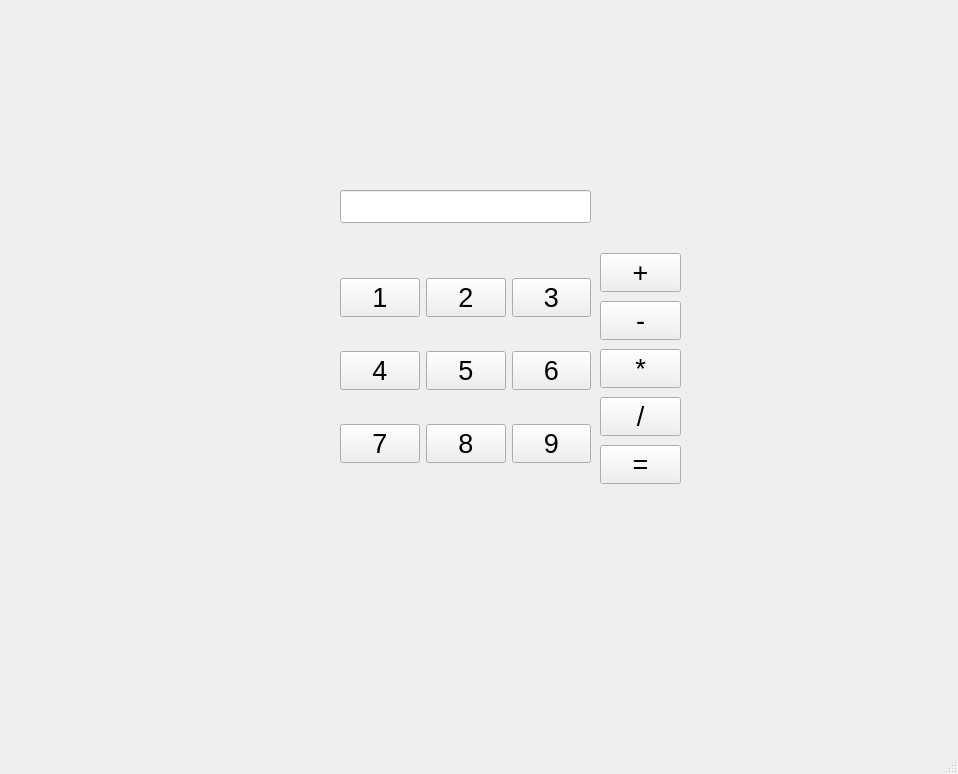
<?xml version="1.0" encoding="UTF-8"?>
<ui version="4.0">
 <class>MainWindow</class>
 <widget class="QMainWindow" name="MainWindow">
  <property name="geometry">
   <rect>
    <x>0</x>
    <y>0</y>
    <width>958</width>
    <height>774</height>
   </rect>
  </property>
  <property name="windowTitle">
   <string>MainWindow</string>
  </property>
  <widget class="QWidget" name="centralwidget">
   <widget class="CardWidget" name="CardWidget">
    <property name="geometry">
     <rect>
      <x>300</x>
      <y>100</y>
      <width>411</width>
      <height>521</height>
     </rect>
    </property>
    <widget class="QWidget" name="gridLayoutWidget">
     <property name="geometry">
      <rect>
       <x>40</x>
       <y>150</y>
       <width>251</width>
       <height>241</height>
      </rect>
     </property>
     <layout class="QGridLayout" name="gridLayout">
      <item row="3" column="1">
       <widget class="PushButton" name="PushButton_5">
        <property name="font">
         <font>
          <pointsize>20</pointsize>
          <weight>50</weight>
          <bold>false</bold>
         </font>
        </property>
        <property name="text">
         <string>8</string>
        </property>
       </widget>
      </item>
      <item row="2" column="0">
       <widget class="PushButton" name="PushButton_6">
        <property name="font">
         <font>
          <pointsize>20</pointsize>
          <weight>50</weight>
          <bold>false</bold>
         </font>
        </property>
        <property name="text">
         <string>4</string>
        </property>
       </widget>
      </item>
      <item row="1" column="0">
       <widget class="PushButton" name="PushButton">
        <property name="font">
         <font>
          <pointsize>20</pointsize>
          <weight>50</weight>
          <bold>false</bold>
         </font>
        </property>
        <property name="text">
         <string>1</string>
        </property>
       </widget>
      </item>
      <item row="3" column="2">
       <widget class="PushButton" name="PushButton_4">
        <property name="font">
         <font>
          <pointsize>20</pointsize>
          <weight>50</weight>
          <bold>false</bold>
         </font>
        </property>
        <property name="text">
         <string>9</string>
        </property>
       </widget>
      </item>
      <item row="2" column="2">
       <widget class="PushButton" name="PushButton_9">
        <property name="font">
         <font>
          <pointsize>20</pointsize>
          <weight>50</weight>
          <bold>false</bold>
         </font>
        </property>
        <property name="text">
         <string>6</string>
        </property>
       </widget>
      </item>
      <item row="3" column="0">
       <widget class="PushButton" name="PushButton_2">
        <property name="font">
         <font>
          <pointsize>20</pointsize>
          <weight>50</weight>
          <bold>false</bold>
         </font>
        </property>
        <property name="text">
         <string>7</string>
        </property>
       </widget>
      </item>
      <item row="2" column="1">
       <widget class="PushButton" name="PushButton_8">
        <property name="font">
         <font>
          <pointsize>20</pointsize>
          <weight>50</weight>
          <bold>false</bold>
         </font>
        </property>
        <property name="text">
         <string>5</string>
        </property>
       </widget>
      </item>
      <item row="1" column="1">
       <widget class="PushButton" name="PushButton_3">
        <property name="font">
         <font>
          <pointsize>20</pointsize>
          <weight>50</weight>
          <bold>false</bold>
         </font>
        </property>
        <property name="text">
         <string>2</string>
        </property>
       </widget>
      </item>
      <item row="1" column="2">
       <widget class="PushButton" name="PushButton_7">
        <property name="font">
         <font>
          <pointsize>20</pointsize>
          <weight>50</weight>
          <bold>false</bold>
         </font>
        </property>
        <property name="text">
         <string>3</string>
        </property>
       </widget>
      </item>
     </layout>
    </widget>
    <widget class="LineEdit" name="LineEdit">
     <property name="geometry">
      <rect>
       <x>40</x>
       <y>90</y>
       <width>251</width>
       <height>33</height>
      </rect>
     </property>
    </widget>
    <widget class="QWidget" name="verticalLayoutWidget">
     <property name="geometry">
      <rect>
       <x>300</x>
       <y>150</y>
       <width>81</width>
       <height>241</height>
      </rect>
     </property>
     <layout class="QVBoxLayout" name="verticalLayout">
      <item>
       <widget class="PushButton" name="PushButton_10">
        <property name="font">
         <font>
          <pointsize>20</pointsize>
          <weight>50</weight>
          <bold>false</bold>
         </font>
        </property>
        <property name="text">
         <string>+</string>
        </property>
       </widget>
      </item>
      <item>
       <widget class="PushButton" name="PushButton_12">
        <property name="font">
         <font>
          <pointsize>20</pointsize>
          <weight>50</weight>
          <bold>false</bold>
         </font>
        </property>
        <property name="text">
         <string>-</string>
        </property>
       </widget>
      </item>
      <item>
       <widget class="PushButton" name="PushButton_13">
        <property name="font">
         <font>
          <pointsize>20</pointsize>
          <weight>50</weight>
          <bold>false</bold>
         </font>
        </property>
        <property name="text">
         <string>*</string>
        </property>
       </widget>
      </item>
      <item>
       <widget class="PushButton" name="PushButton_14">
        <property name="font">
         <font>
          <pointsize>20</pointsize>
          <weight>50</weight>
          <bold>false</bold>
         </font>
        </property>
        <property name="text">
         <string>/</string>
        </property>
       </widget>
      </item>
      <item>
       <widget class="PushButton" name="PushButton_15">
        <property name="font">
         <font>
          <pointsize>20</pointsize>
          <weight>50</weight>
          <bold>false</bold>
         </font>
        </property>
        <property name="text">
         <string>=</string>
        </property>
       </widget>
      </item>
     </layout>
    </widget>
   </widget>
  </widget>
  <widget class="QMenuBar" name="menubar">
   <property name="geometry">
    <rect>
     <x>0</x>
     <y>0</y>
     <width>958</width>
     <height>26</height>
    </rect>
   </property>
  </widget>
  <widget class="QStatusBar" name="statusbar"/>
 </widget>
 <customwidgets>
  <customwidget>
   <class>PushButton</class>
   <extends>QPushButton</extends>
   <header>qfluentwidgets</header>
  </customwidget>
  <customwidget>
   <class>CardWidget</class>
   <extends>QFrame</extends>
   <header>qfluentwidgets</header>
   <container>1</container>
  </customwidget>
  <customwidget>
   <class>LineEdit</class>
   <extends>QLineEdit</extends>
   <header>qfluentwidgets</header>
  </customwidget>
 </customwidgets>
 <resources/>
 <connections/>
</ui>
